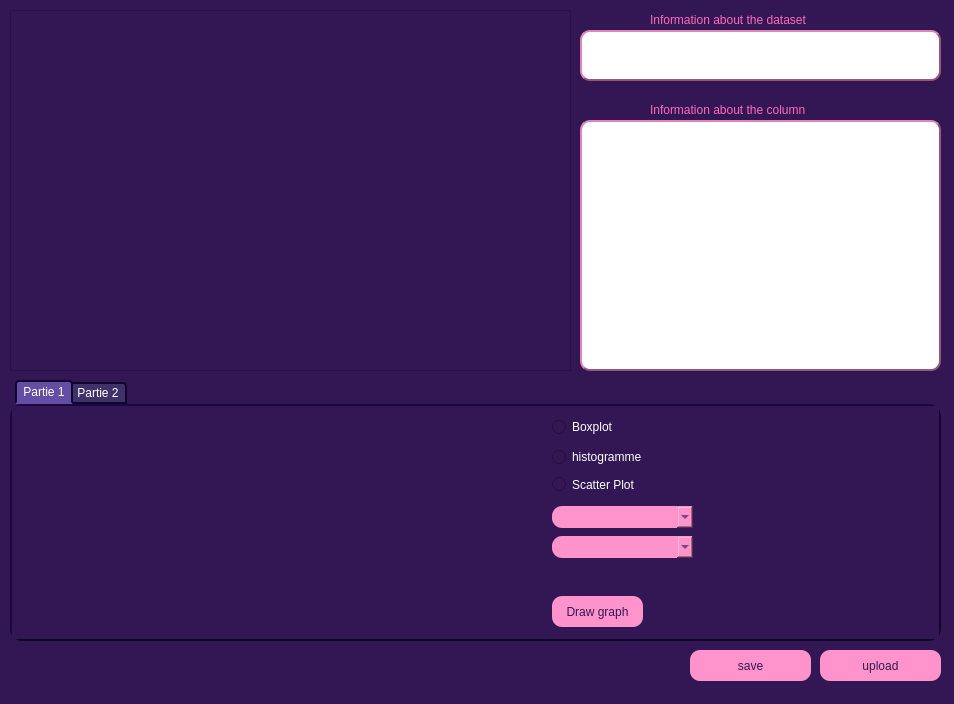
<?xml version="1.0" encoding="UTF-8"?>
<ui version="4.0">
 <class>MineData</class>
 <widget class="QMainWindow" name="MineData">
  <property name="geometry">
   <rect>
    <x>0</x>
    <y>0</y>
    <width>954</width>
    <height>704</height>
   </rect>
  </property>
  <property name="windowTitle">
   <string>MainWindow</string>
  </property>
  <property name="styleSheet">
   <string notr="true">background-color: rgb(51, 23, 84);</string>
  </property>
  <widget class="QWidget" name="centralwidget">
   <widget class="QTableView" name="pandasTv">
    <property name="geometry">
     <rect>
      <x>10</x>
      <y>10</y>
      <width>561</width>
      <height>361</height>
     </rect>
    </property>
    <property name="styleSheet">
     <string notr="true"/>
    </property>
   </widget>
   <widget class="QPushButton" name="upload_button">
    <property name="geometry">
     <rect>
      <x>820</x>
      <y>650</y>
      <width>121</width>
      <height>31</height>
     </rect>
    </property>
    <property name="styleSheet">
     <string notr="true">QPushButton{
	background-color:rgb(255, 147, 203);
	border-radius:10px;
	border-style:outset;
color: rgb(51, 23, 84);
}
QPushButton:hover {
            background-color: rgb(246, 252, 126);
        }
QPushButton:focus {
            background-color: rgb(90, 71, 173);
        }
</string>
    </property>
    <property name="text">
     <string>upload</string>
    </property>
   </widget>
   <widget class="QPushButton" name="save_button">
    <property name="geometry">
     <rect>
      <x>690</x>
      <y>650</y>
      <width>121</width>
      <height>31</height>
     </rect>
    </property>
    <property name="styleSheet">
     <string notr="true">QPushButton{
	background-color:rgb(255, 147, 203);
	border-radius:10px;
	border-style:outset;
	color: rgb(51, 23, 84);
}
QPushButton:hover {
            background-color: rgb(246, 252, 126);
        }
QPushButton:focus {
            background-color: rgb(90, 71, 173);
        }
</string>
    </property>
    <property name="text">
     <string>save</string>
    </property>
   </widget>
   <widget class="QLabel" name="dataset_info">
    <property name="geometry">
     <rect>
      <x>580</x>
      <y>30</y>
      <width>361</width>
      <height>51</height>
     </rect>
    </property>
    <property name="styleSheet">
     <string notr="true">border-width:2px;
border-radius:10px;
border-width:2px;
border-style:outset;
border-color: rgb(148, 88, 122);
font: 350 10pt &quot;Bahnschrift SemiLight&quot;;
background-color: rgb(255, 255, 255);</string>
    </property>
    <property name="text">
     <string/>
    </property>
   </widget>
   <widget class="QLabel" name="info_label">
    <property name="geometry">
     <rect>
      <x>650</x>
      <y>10</y>
      <width>241</width>
      <height>20</height>
     </rect>
    </property>
    <property name="styleSheet">
     <string notr="true">font: 600 13pt &quot;Bahnschrift SemiBold&quot;;
color: rgb(255, 105, 185);</string>
    </property>
    <property name="text">
     <string>Information about the dataset</string>
    </property>
   </widget>
   <widget class="QLabel" name="label">
    <property name="geometry">
     <rect>
      <x>650</x>
      <y>100</y>
      <width>241</width>
      <height>20</height>
     </rect>
    </property>
    <property name="styleSheet">
     <string notr="true">font: 600 13pt &quot;Bahnschrift SemiBold&quot;;
color: rgb(255, 105, 185);</string>
    </property>
    <property name="text">
     <string>Information about the column</string>
    </property>
   </widget>
   <widget class="QPlainTextEdit" name="column_info">
    <property name="geometry">
     <rect>
      <x>580</x>
      <y>120</y>
      <width>361</width>
      <height>251</height>
     </rect>
    </property>
    <property name="autoFillBackground">
     <bool>false</bool>
    </property>
    <property name="styleSheet">
     <string notr="true">border-width:2px;
border-radius:10px;
border-width:2px;
border-style:outset;
border-color: rgb(148, 88, 122);
background-color: rgb(255, 255, 255);
font: 350 10pt &quot;Bahnschrift SemiLight&quot;;</string>
    </property>
    <property name="readOnly">
     <bool>true</bool>
    </property>
    <property name="centerOnScroll">
     <bool>false</bool>
    </property>
   </widget>
   <widget class="QTabWidget" name="tabWidget">
    <property name="geometry">
     <rect>
      <x>10</x>
      <y>380</y>
      <width>931</width>
      <height>261</height>
     </rect>
    </property>
    <property name="styleSheet">
     <string notr="true">QTabWidget{
color:white;
border-radius:10px;
border-color:rgb(0,0,0);
border-style:outset;
}
QTabWidget::pane { /* The tab widget frame */
    border-top: 2px solid rgb(16, 5, 44);
	border-left: 2px solid rgb(16, 5, 44);
	border-right: 2px solid rgb(16, 5, 44);
	border-bottom: 2px solid rgb(16, 5, 44);	
	border-width:2px;
	border-style:outset;
	border-radius:12px;
}

QTabWidget::tab-bar {
    left: 5px; /* move to the right by 5px */
}

/* Style the tab using the tab sub-control. Note that
    it reads QTabBar _not_ QTabWidget */
QTabBar::tab {
    background:  rgb(63, 50, 105);
    border: 2px solid  rgb(16, 5, 44);
    border-bottom-color:  rgb(16, 5, 44); /* same as the pane color */
    border-top-left-radius: 4px;
    border-top-right-radius: 4px;
    min-width: 8ex;
    padding: 2px;
	color:white;
	width:50px;
}

QTabBar::tab:selected, QTabBar::tab:hover {
    background: rgb(99,78,163);
color:white
}

QTabBar::tab:selected {
    border-color:rgb(16, 5, 44) ;
color:white;
    border-bottom-color: rgb(99,78,163); /* same as pane color */
}

QTabBar::tab:!selected {
    margin-top: 2px; /* make non-selected tabs look smaller */
}

/* make use of negative margins for overlapping tabs */
QTabBar::tab:selected {
    /* expand/overlap to the left and right by 4px */
    margin-left: -4px;
    margin-right: -4px;
}

QTabBar::tab:first:selected {
    margin-left: 0; /* the first selected tab has nothing to overlap with on the left */
}

QTabBar::tab:last:selected {
    margin-right: 0; /* the last selected tab has nothing to overlap with on the right */
}

QTabBar::tab:only-one {
    margin: 0; /* if there is only one tab, we don't want overlapping margins */
}</string>
    </property>
    <property name="currentIndex">
     <number>0</number>
    </property>
    <widget class="QWidget" name="partie1">
     <attribute name="title">
      <string>Partie 1</string>
     </attribute>
     <widget class="QRadioButton" name="boxplot_radio">
      <property name="geometry">
       <rect>
        <x>540</x>
        <y>10</y>
        <width>91</width>
        <height>22</height>
       </rect>
      </property>
      <property name="styleSheet">
       <string notr="true">color: rgb(255, 255, 255);</string>
      </property>
      <property name="text">
       <string>Boxplot</string>
      </property>
      <property name="checkable">
       <bool>true</bool>
      </property>
     </widget>
     <widget class="QWidget" name="widget" native="true">
      <property name="geometry">
       <rect>
        <x>90</x>
        <y>-20</y>
        <width>351</width>
        <height>271</height>
       </rect>
      </property>
     </widget>
     <widget class="QRadioButton" name="histogramme_radio">
      <property name="geometry">
       <rect>
        <x>540</x>
        <y>40</y>
        <width>91</width>
        <height>22</height>
       </rect>
      </property>
      <property name="styleSheet">
       <string notr="true">color: rgb(255, 255, 255);</string>
      </property>
      <property name="text">
       <string>histogramme</string>
      </property>
     </widget>
     <widget class="QRadioButton" name="scatter_radio">
      <property name="geometry">
       <rect>
        <x>540</x>
        <y>70</y>
        <width>82</width>
        <height>17</height>
       </rect>
      </property>
      <property name="styleSheet">
       <string notr="true">color: rgb(255, 255, 255);</string>
      </property>
      <property name="text">
       <string>Scatter Plot</string>
      </property>
     </widget>
     <widget class="QComboBox" name="scatter_column1">
      <property name="enabled">
       <bool>false</bool>
      </property>
      <property name="geometry">
       <rect>
        <x>540</x>
        <y>130</y>
        <width>141</width>
        <height>22</height>
       </rect>
      </property>
      <property name="styleSheet">
       <string notr="true">background-color:rgb(255, 147, 203);
	border-radius:10px;
color: rgb(51, 23, 84);
	border-style:outset;</string>
      </property>
     </widget>
     <widget class="QComboBox" name="scatter_column2">
      <property name="enabled">
       <bool>false</bool>
      </property>
      <property name="geometry">
       <rect>
        <x>540</x>
        <y>100</y>
        <width>141</width>
        <height>22</height>
       </rect>
      </property>
      <property name="styleSheet">
       <string notr="true">background-color:rgb(255, 147, 203);
	border-radius:10px;
	border-style:outset;
color: rgb(51, 23, 84);</string>
      </property>
     </widget>
     <widget class="QPushButton" name="draw">
      <property name="geometry">
       <rect>
        <x>540</x>
        <y>190</y>
        <width>91</width>
        <height>31</height>
       </rect>
      </property>
      <property name="styleSheet">
       <string notr="true">QPushButton{
	background-color:rgb(255, 147, 203);
	border-radius:10px;
	border-style:outset;
	color: rgb(51, 23, 84);
}
QPushButton:hover {
            background-color: rgb(246, 252, 126);
        }
QPushButton:focus {
            background-color: rgb(90, 71, 173);
        }
</string>
      </property>
      <property name="text">
       <string>Draw graph</string>
      </property>
     </widget>
     <widget class="QLabel" name="logo_label">
      <property name="geometry">
       <rect>
        <x>700</x>
        <y>30</y>
        <width>221</width>
        <height>181</height>
       </rect>
      </property>
      <property name="text">
       <string/>
      </property>
      <property name="pixmap">
       <pixmap>bigger_logo.png</pixmap>
      </property>
      <property name="scaledContents">
       <bool>true</bool>
      </property>
     </widget>
     <widget class="QLabel" name="correlation_label">
      <property name="geometry">
       <rect>
        <x>540</x>
        <y>160</y>
        <width>141</width>
        <height>21</height>
       </rect>
      </property>
      <property name="styleSheet">
       <string notr="true">color:white</string>
      </property>
      <property name="text">
       <string/>
      </property>
     </widget>
    </widget>
    <widget class="QWidget" name="partie2">
     <attribute name="title">
      <string>Partie 2</string>
     </attribute>
     <widget class="Line" name="line">
      <property name="geometry">
       <rect>
        <x>220</x>
        <y>10</y>
        <width>20</width>
        <height>211</height>
       </rect>
      </property>
      <property name="orientation">
       <enum>Qt::Vertical</enum>
      </property>
     </widget>
     <widget class="Line" name="line_2">
      <property name="geometry">
       <rect>
        <x>460</x>
        <y>10</y>
        <width>20</width>
        <height>211</height>
       </rect>
      </property>
      <property name="orientation">
       <enum>Qt::Vertical</enum>
      </property>
     </widget>
     <widget class="Line" name="line_3">
      <property name="geometry">
       <rect>
        <x>700</x>
        <y>10</y>
        <width>20</width>
        <height>211</height>
       </rect>
      </property>
      <property name="orientation">
       <enum>Qt::Vertical</enum>
      </property>
     </widget>
     <widget class="QLabel" name="label_2">
      <property name="geometry">
       <rect>
        <x>30</x>
        <y>10</y>
        <width>161</width>
        <height>20</height>
       </rect>
      </property>
      <property name="styleSheet">
       <string notr="true">font: 600 11pt &quot;Bahnschrift SemiBold&quot;;
color: rgb(255, 105, 185);</string>
      </property>
      <property name="text">
       <string>Null values and Outliers</string>
      </property>
     </widget>
     <widget class="QLabel" name="label_3">
      <property name="geometry">
       <rect>
        <x>310</x>
        <y>10</y>
        <width>101</width>
        <height>16</height>
       </rect>
      </property>
      <property name="styleSheet">
       <string notr="true">font: 600 11pt &quot;Bahnschrift SemiBold&quot;;
color: rgb(255, 105, 185);</string>
      </property>
      <property name="text">
       <string>Discretization</string>
      </property>
     </widget>
     <widget class="QLabel" name="label_4">
      <property name="geometry">
       <rect>
        <x>510</x>
        <y>10</y>
        <width>161</width>
        <height>16</height>
       </rect>
      </property>
      <property name="styleSheet">
       <string notr="true">font: 600 11pt &quot;Bahnschrift SemiBold&quot;;
color: rgb(255, 105, 185);</string>
      </property>
      <property name="text">
       <string>Redundancy Elimination</string>
      </property>
     </widget>
     <widget class="QLabel" name="label_5">
      <property name="geometry">
       <rect>
        <x>760</x>
        <y>10</y>
        <width>131</width>
        <height>20</height>
       </rect>
      </property>
      <property name="styleSheet">
       <string notr="true">font: 600 11pt &quot;Bahnschrift SemiBold&quot;;
color: rgb(255, 105, 185);</string>
      </property>
      <property name="text">
       <string>Data normalisation</string>
      </property>
     </widget>
     <widget class="QComboBox" name="combo_null">
      <property name="geometry">
       <rect>
        <x>10</x>
        <y>70</y>
        <width>71</width>
        <height>24</height>
       </rect>
      </property>
      <property name="styleSheet">
       <string notr="true">background-color:rgb(255, 147, 203);
	border-radius:10px;
	border-style:outset;
color: rgb(51, 23, 84);</string>
      </property>
      <item>
       <property name="text">
        <string>Mode</string>
       </property>
      </item>
      <item>
       <property name="text">
        <string>Median</string>
       </property>
      </item>
      <item>
       <property name="text">
        <string>Mean</string>
       </property>
      </item>
     </widget>
     <widget class="QComboBox" name="combo_outlier">
      <property name="geometry">
       <rect>
        <x>10</x>
        <y>160</y>
        <width>71</width>
        <height>24</height>
       </rect>
      </property>
      <property name="styleSheet">
       <string notr="true">background-color:rgb(255, 147, 203);
	border-radius:10px;
	border-style:outset;
color: rgb(51, 23, 84);</string>
      </property>
      <item>
       <property name="text">
        <string>Delete</string>
       </property>
      </item>
      <item>
       <property name="text">
        <string>Null</string>
       </property>
      </item>
      <item>
       <property name="text">
        <string>Mode</string>
       </property>
      </item>
      <item>
       <property name="text">
        <string>Median</string>
       </property>
      </item>
      <item>
       <property name="text">
        <string>Mean</string>
       </property>
      </item>
     </widget>
     <widget class="QPushButton" name="replace_null">
      <property name="geometry">
       <rect>
        <x>30</x>
        <y>100</y>
        <width>171</width>
        <height>24</height>
       </rect>
      </property>
      <property name="styleSheet">
       <string notr="true">QPushButton{
	background-color:rgb(255, 147, 203);
	border-radius:10px;
	border-style:outset;
	color: rgb(51, 23, 84);
}
QPushButton:hover {
            background-color: rgb(246, 252, 126);
        }
QPushButton:focus {
            background-color: rgb(90, 71, 173);
        }
</string>
      </property>
      <property name="text">
       <string>Replace Null Values</string>
      </property>
     </widget>
     <widget class="QPushButton" name="replace_outlier">
      <property name="geometry">
       <rect>
        <x>30</x>
        <y>190</y>
        <width>171</width>
        <height>24</height>
       </rect>
      </property>
      <property name="styleSheet">
       <string notr="true">QPushButton{
	background-color:rgb(255, 147, 203);
	border-radius:10px;
	border-style:outset;
	 color:rgb(51, 23, 84);
}
QPushButton:hover {
            background-color: rgb(246, 252, 126);
        }
QPushButton:focus {
            background-color: rgb(90, 71, 173);
        }
</string>
      </property>
      <property name="text">
       <string>Treat Outliers</string>
      </property>
     </widget>
     <widget class="QLabel" name="label_6">
      <property name="geometry">
       <rect>
        <x>60</x>
        <y>50</y>
        <width>91</width>
        <height>20</height>
       </rect>
      </property>
      <property name="styleSheet">
       <string notr="true">font: 600 11pt &quot;Bahnschrift SemiBold&quot;;
color: rgb(255, 105, 185);</string>
      </property>
      <property name="text">
       <string>Replace Null</string>
      </property>
     </widget>
     <widget class="QLabel" name="label_7">
      <property name="geometry">
       <rect>
        <x>50</x>
        <y>140</y>
        <width>111</width>
        <height>16</height>
       </rect>
      </property>
      <property name="styleSheet">
       <string notr="true">font: 600 11pt &quot;Bahnschrift SemiBold&quot;;
color: rgb(255, 105, 185);</string>
      </property>
      <property name="text">
       <string>Replace Outliers</string>
      </property>
     </widget>
     <widget class="QSpinBox" name="Q_value">
      <property name="geometry">
       <rect>
        <x>300</x>
        <y>70</y>
        <width>101</width>
        <height>25</height>
       </rect>
      </property>
      <property name="styleSheet">
       <string notr="true">background-color:rgb(255, 147, 203);
color: rgb(51, 23, 84);</string>
      </property>
      <property name="minimum">
       <number>1</number>
      </property>
     </widget>
     <widget class="QPushButton" name="discretize_frequency">
      <property name="geometry">
       <rect>
        <x>290</x>
        <y>100</y>
        <width>121</width>
        <height>24</height>
       </rect>
      </property>
      <property name="styleSheet">
       <string notr="true">QPushButton{
	background-color:rgb(255, 147, 203);
	border-radius:10px;
	border-style:outset;
color: rgb(51, 23, 84);
}
QPushButton:hover {
            background-color: rgb(246, 252, 126);
        }
QPushButton:focus {
            background-color: rgb(90, 71, 173);
        }
</string>
      </property>
      <property name="text">
       <string>Discretize with Q</string>
      </property>
     </widget>
     <widget class="QPushButton" name="discretize_width">
      <property name="geometry">
       <rect>
        <x>290</x>
        <y>190</y>
        <width>121</width>
        <height>24</height>
       </rect>
      </property>
      <property name="styleSheet">
       <string notr="true">QPushButton{
	background-color:rgb(255, 147, 203);
	border-radius:10px;
	border-style:outset;
color: rgb(51, 23, 84);
}
QPushButton:hover {
            background-color: rgb(246, 252, 126);
        }
QPushButton:focus {
            background-color: rgb(90, 71, 173);
        }
</string>
      </property>
      <property name="text">
       <string>Discritize with K</string>
      </property>
     </widget>
     <widget class="QLabel" name="label_8">
      <property name="geometry">
       <rect>
        <x>300</x>
        <y>50</y>
        <width>121</width>
        <height>16</height>
       </rect>
      </property>
      <property name="styleSheet">
       <string notr="true">font: 600 11pt &quot;Bahnschrift SemiBold&quot;;
color: rgb(255, 105, 185);</string>
      </property>
      <property name="text">
       <string>Equal Frequency</string>
      </property>
     </widget>
     <widget class="QLabel" name="label_9">
      <property name="geometry">
       <rect>
        <x>310</x>
        <y>140</y>
        <width>81</width>
        <height>16</height>
       </rect>
      </property>
      <property name="styleSheet">
       <string notr="true">font: 600 11pt &quot;Bahnschrift SemiBold&quot;;
color: rgb(255, 105, 185);</string>
      </property>
      <property name="text">
       <string>Equal Width</string>
      </property>
     </widget>
     <widget class="QSpinBox" name="K_value">
      <property name="geometry">
       <rect>
        <x>300</x>
        <y>160</y>
        <width>101</width>
        <height>25</height>
       </rect>
      </property>
      <property name="styleSheet">
       <string notr="true">background-color:rgb(255, 147, 203);
color: rgb(51, 23, 84);</string>
      </property>
     </widget>
     <widget class="QPushButton" name="del_row">
      <property name="geometry">
       <rect>
        <x>500</x>
        <y>70</y>
        <width>181</width>
        <height>24</height>
       </rect>
      </property>
      <property name="styleSheet">
       <string notr="true">QPushButton{
	background-color:rgb(255, 147, 203);
	border-radius:10px;
	border-style:outset;
color: rgb(51, 23, 84);
}
QPushButton:hover {
            background-color: rgb(246, 252, 126);
        }
QPushButton:focus {
            background-color: rgb(90, 71, 173);
        }
</string>
      </property>
      <property name="text">
       <string>Delete Row</string>
      </property>
     </widget>
     <widget class="QPushButton" name="eliminate_col">
      <property name="geometry">
       <rect>
        <x>500</x>
        <y>190</y>
        <width>181</width>
        <height>24</height>
       </rect>
      </property>
      <property name="styleSheet">
       <string notr="true">QPushButton{
	background-color:rgb(255, 147, 203);
	border-radius:10px;
	border-style:outset;
color: rgb(51, 23, 84);
}
QPushButton:hover {
            background-color: rgb(246, 252, 126);
        }
QPushButton:focus {
            background-color: rgb(90, 71, 173);
        }
</string>
      </property>
      <property name="text">
       <string>Delete Vertical Redundancy</string>
      </property>
     </widget>
     <widget class="QSpinBox" name="min_value">
      <property name="geometry">
       <rect>
        <x>720</x>
        <y>70</y>
        <width>101</width>
        <height>25</height>
       </rect>
      </property>
      <property name="styleSheet">
       <string notr="true">background-color:rgb(255, 147, 203);
color: rgb(51, 23, 84);</string>
      </property>
      <property name="minimum">
       <number>-99</number>
      </property>
     </widget>
     <widget class="QSpinBox" name="max_value">
      <property name="geometry">
       <rect>
        <x>830</x>
        <y>70</y>
        <width>91</width>
        <height>25</height>
       </rect>
      </property>
      <property name="styleSheet">
       <string notr="true">background-color:rgb(255, 147, 203);
color: rgb(51, 23, 84);</string>
      </property>
      <property name="minimum">
       <number>-99</number>
      </property>
      <property name="value">
       <number>1</number>
      </property>
     </widget>
     <widget class="QPushButton" name="normal_minmax">
      <property name="geometry">
       <rect>
        <x>760</x>
        <y>100</y>
        <width>121</width>
        <height>24</height>
       </rect>
      </property>
      <property name="styleSheet">
       <string notr="true">QPushButton{
	background-color:rgb(255, 147, 203);
	border-radius:10px;
	border-style:outset;
color: rgb(51, 23, 84);
}
QPushButton:hover {
            background-color: rgb(246, 252, 126);
        }
QPushButton:focus {
            background-color: rgb(90, 71, 173);
        }
</string>
      </property>
      <property name="text">
       <string>Normalize Min-Max</string>
      </property>
     </widget>
     <widget class="QPushButton" name="normal_zscore">
      <property name="geometry">
       <rect>
        <x>760</x>
        <y>180</y>
        <width>121</width>
        <height>24</height>
       </rect>
      </property>
      <property name="styleSheet">
       <string notr="true">QPushButton{
	background-color:rgb(255, 147, 203);
	border-radius:10px;
	border-style:outset;
color: rgb(51, 23, 84);
}
QPushButton:hover {
            background-color: rgb(246, 252, 126);
        }
QPushButton:focus {
            background-color: rgb(90, 71, 173);
        }
</string>
      </property>
      <property name="text">
       <string>Normalize z-score</string>
      </property>
     </widget>
     <widget class="QLabel" name="label_11">
      <property name="geometry">
       <rect>
        <x>750</x>
        <y>50</y>
        <width>31</width>
        <height>20</height>
       </rect>
      </property>
      <property name="styleSheet">
       <string notr="true">font: 600 11pt &quot;Bahnschrift SemiBold&quot;;
color: rgb(255, 105, 185);</string>
      </property>
      <property name="text">
       <string>min</string>
      </property>
     </widget>
     <widget class="QLabel" name="label_12">
      <property name="geometry">
       <rect>
        <x>860</x>
        <y>50</y>
        <width>31</width>
        <height>16</height>
       </rect>
      </property>
      <property name="styleSheet">
       <string notr="true">font: 600 11pt &quot;Bahnschrift SemiBold&quot;;
color: rgb(255, 105, 185);</string>
      </property>
      <property name="text">
       <string>max</string>
      </property>
     </widget>
     <widget class="QLabel" name="label_13">
      <property name="geometry">
       <rect>
        <x>740</x>
        <y>160</y>
        <width>161</width>
        <height>20</height>
       </rect>
      </property>
      <property name="styleSheet">
       <string notr="true">font: 600 11pt &quot;Bahnschrift SemiBold&quot;;
color: rgb(255, 105, 185);</string>
      </property>
      <property name="text">
       <string>Normalize with z-score</string>
      </property>
     </widget>
     <widget class="QComboBox" name="column_null">
      <property name="geometry">
       <rect>
        <x>90</x>
        <y>70</y>
        <width>121</width>
        <height>24</height>
       </rect>
      </property>
      <property name="styleSheet">
       <string notr="true">background-color:rgb(255, 147, 203);
	border-radius:10px;
	border-style:outset;
color: rgb(51, 23, 84);</string>
      </property>
     </widget>
     <widget class="QComboBox" name="column_outlier">
      <property name="geometry">
       <rect>
        <x>90</x>
        <y>160</y>
        <width>121</width>
        <height>24</height>
       </rect>
      </property>
      <property name="styleSheet">
       <string notr="true">background-color:rgb(255, 147, 203);
	border-radius:10px;
	border-style:outset;
color: rgb(51, 23, 84);</string>
      </property>
     </widget>
     <widget class="QPushButton" name="del_col">
      <property name="geometry">
       <rect>
        <x>500</x>
        <y>100</y>
        <width>181</width>
        <height>24</height>
       </rect>
      </property>
      <property name="styleSheet">
       <string notr="true">QPushButton{
	background-color:rgb(255, 147, 203);
	border-radius:10px;
	border-style:outset;
color: rgb(51, 23, 84);
}
QPushButton:hover {
            background-color: rgb(246, 252, 126);
        }
QPushButton:focus {
            background-color: rgb(90, 71, 173);
        }
</string>
      </property>
      <property name="text">
       <string>Delete Column</string>
      </property>
     </widget>
     <widget class="QPushButton" name="eliminate_row">
      <property name="geometry">
       <rect>
        <x>500</x>
        <y>160</y>
        <width>181</width>
        <height>24</height>
       </rect>
      </property>
      <property name="styleSheet">
       <string notr="true">QPushButton{
	background-color:rgb(255, 147, 203);
	border-radius:10px;
	border-style:outset;
color: rgb(51, 23, 84);
}
QPushButton:hover {
            background-color: rgb(246, 252, 126);
        }
QPushButton:focus {
            background-color: rgb(90, 71, 173);
        }
</string>
      </property>
      <property name="text">
       <string>Delete Horizontal Redundancy</string>
      </property>
     </widget>
     <widget class="QLabel" name="label_10">
      <property name="geometry">
       <rect>
        <x>570</x>
        <y>50</y>
        <width>51</width>
        <height>20</height>
       </rect>
      </property>
      <property name="styleSheet">
       <string notr="true">font: 600 11pt &quot;Bahnschrift SemiBold&quot;;
color: rgb(255, 105, 185);</string>
      </property>
      <property name="text">
       <string>Manual</string>
      </property>
     </widget>
     <widget class="QLabel" name="label_14">
      <property name="geometry">
       <rect>
        <x>560</x>
        <y>140</y>
        <width>71</width>
        <height>16</height>
       </rect>
      </property>
      <property name="styleSheet">
       <string notr="true">font: 600 11pt &quot;Bahnschrift SemiBold&quot;;
color: rgb(255, 105, 185);</string>
      </property>
      <property name="text">
       <string>Automatic</string>
      </property>
     </widget>
    </widget>
   </widget>
  </widget>
  <widget class="QMenuBar" name="menubar">
   <property name="geometry">
    <rect>
     <x>0</x>
     <y>0</y>
     <width>954</width>
     <height>21</height>
    </rect>
   </property>
  </widget>
  <widget class="QStatusBar" name="statusbar"/>
 </widget>
 <resources/>
 <connections/>
</ui>
